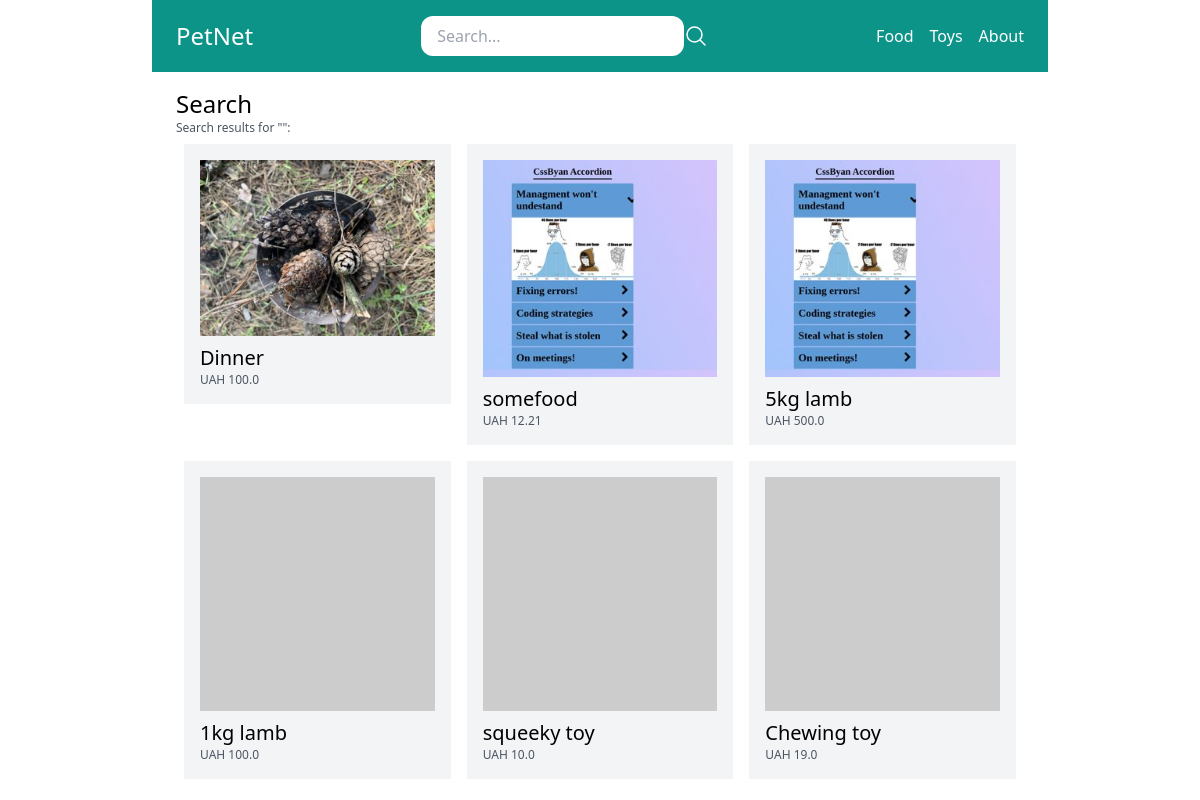
The app's page /search/ with its own data.
### store/models.py (models this page shows, shortened)
class Category(models.Model):
    title = models.CharField(max_length=50)
    slug = models.SlugField(max_length=50)
    class Meta:
        verbose_name = 'Category'
        verbose_name_plural = 'Categories'

class Product(models.Model):
    DRAFT = 'draft'
    WAITING_APPROVAL = 'waitingapproval'
    ACTIVE = 'active'
    DELETED = 'deleted'
    STATUS_CHOICES = (
        (DRAFT, 'Draft'),
        (WAITING_APPROVAL, 'Waiting approval'),
        (ACTIVE, 'Active'),
        (DELETED, 'Deleted'),
    )
    user = models.ForeignKey(User, related_name='products', on_delete=models.CASCADE)
    category = models.ForeignKey(Category, related_name='products', on_delete=models.CASCADE)
    title = models.CharField(max_length=50)
    slug = models.SlugField(max_length=50)
    description = models.TextField(blank=True)
    price = models.IntegerField()
    image = models.ImageField(upload_to='uploads/product_images', blank=True, null=True)
    thumbnail = models.ImageField(upload_to='uploads/product_images/thumbnail', blank=True, null=True)
    created_at = models.DateTimeField(auto_now_add=True)
    updated_at = models.DateTimeField(auto_now=True)
    status = models.CharField(max_length=50, choices=STATUS_CHOICES, default=ACTIVE)
    class Meta:
        ordering = ("-created_at",)
    def get_display_price(self):
        return self.price / 100
    def get_thumbnail(self):
        if self.thumbnail:
            return self.thumbnail.url
        else:
            if self.image:
                self.thumbnail = self.make_thumbnail(self.image)
                self.save()
                return self.thumbnail.url
            else:
                return 'https://via.placeholder.com/240x240.jpg/a59090/000000?Text=240x240'

### store/views.py (the view)
# urls.py: path('search/', views.search, name="search"),
def search(request):
    query = request.GET.get('query', '')
    products = Product.objects.filter(status=Product.ACTIVE).filter(Q(title__icontains=query) | Q(description__icontains=query))
    return render(request, 'store/search.html', {
        'query': query,
        'products': products,
    })

### store/templatetags/menu.py (called while the page is built)
@register.inclusion_tag('core/menu.html')
def menu():
    categories = Category.objects.all()
    return {'categories': categories}

### store/templates/store/search.html (shortened to what this page needs)
{% extends 'core/base.html' %}
{% block content %}
    <h1 class="text-2xl">Search</h1>
    <h2 class="text-xs text-gray-600">Search results for "{{ query }}":</h2>
    {% if products %}
        {% include 'store/partials/products.html' %}
    {% else %}
        There are no products
    {% endif %}
{% endblock %}

### core/templates/core/menu.html
{% for category in categories %}
<a href="{% url 'category_detail' category.slug %}" class="text-white">{{ category.title }}</a>
{% endfor %}
<a href="{% url 'about' %}" class="text-white">About</a>

### store/templates/store/partials/products.html
<div class="flex flex-wrap">
    {% for product in products %}
        <div class="product w-1/3 p-2">
            <div class="p-4 bg-gray-100">
                <a href="{% url 'product_detail' product.category.slug product.slug %}">
                    <div class="image mb-2">
                        <img src="{{ product.get_thumbnail }}" alt="Image of {{ product.title }}">
                    </div>
                    <h2 class="text-xl">{{ product.title }}</h2>
                    <p class="text-xs text-gray-600">UAH  {{ product.get_display_price }}</p>
                </a>
            </div>
        </div>
    {% endfor %}
</div>

### records on screen
Category: title "Food"
Category: title "Toys"
Product: get_thumbnail (picture), title "Dinner", get_display_price "100.0"
Product: get_thumbnail (picture), title "somefood", get_display_price "12.21"
Product: get_thumbnail (picture), title "5kg lamb", get_display_price "500.0"
Product: title "1kg lamb", get_display_price "100.0"
Product: title "squeeky toy", get_display_price "10.0"
Product: title "Chewing toy", get_display_price "19.0"
